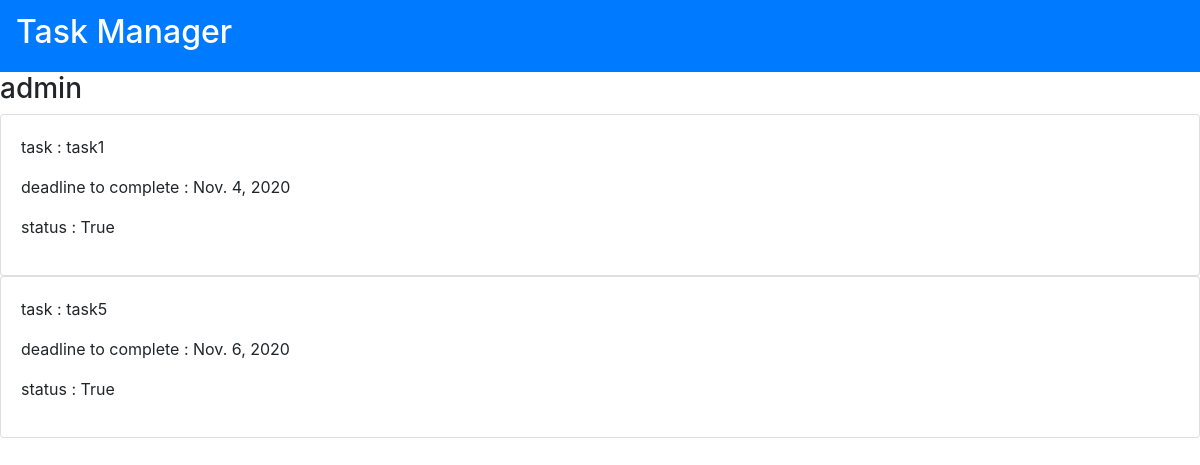
Screenshot of /usertaskstatus/3/ with the database file from the repository.
### base/models.py (models this page shows)
class Task(models.Model):
    title = models.CharField(max_length = 30)
    deadline = models.DateField()
    done = models.BooleanField()
    user = models.ForeignKey(settings.AUTH_USER_MODEL,on_delete = models.CASCADE, null = True, blank = True)

### base/views.py (the view)
# urls.py: re_path(r'usertaskstatus/(?P<id>\d+)/$',views.usertaskstatus,name = 'usertaskstatus'),
def usertaskstatus(request,id):
    template = 'base/usertaskstatus.html'
    obj = Task.objects.filter(user = id)
    return render(request,template,{'obj' : obj})

### templates/base/usertaskstatus.html (shortened to what this page needs)
{% extends 'base.html' %}
{% block content %}
    {% include 'includes/header.html' %}
    <h3>admin</h3>
    {% for o in obj %}
        <div class="card">
             <div class="card-body">
             <p>task : {{o.title}}</p>
             <p>deadline to complete : {{o.deadline}}</p>
             <p>status : {{o.done}}</p>
            </div>
         </div>
    {% endfor %}
{% endblock %}

### rows the page displays
Task: title "task1", deadline "Nov. 4, 2020", done "True"
Task: title "task5", deadline "Nov. 6, 2020", done "True"
